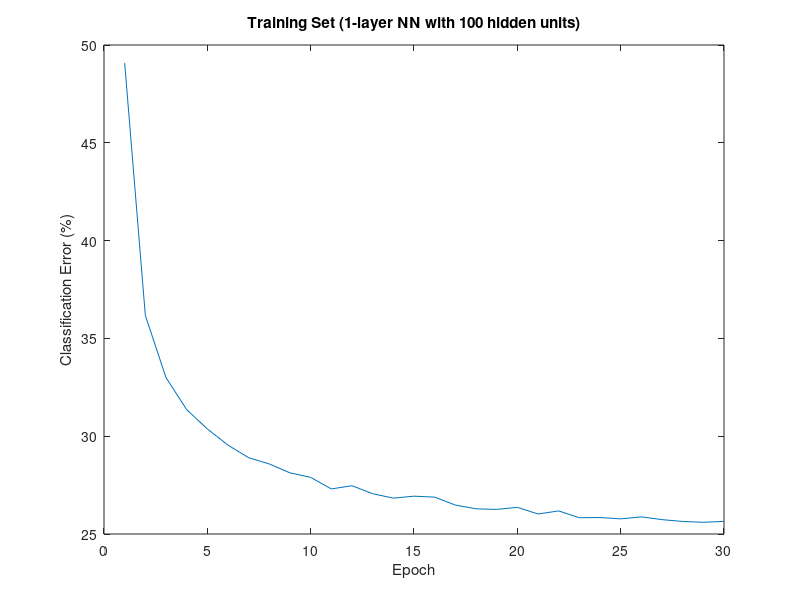
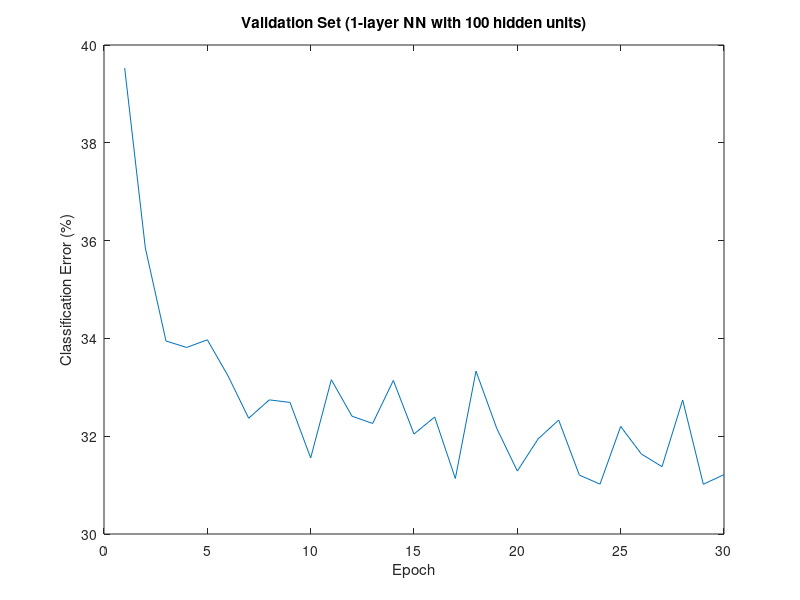
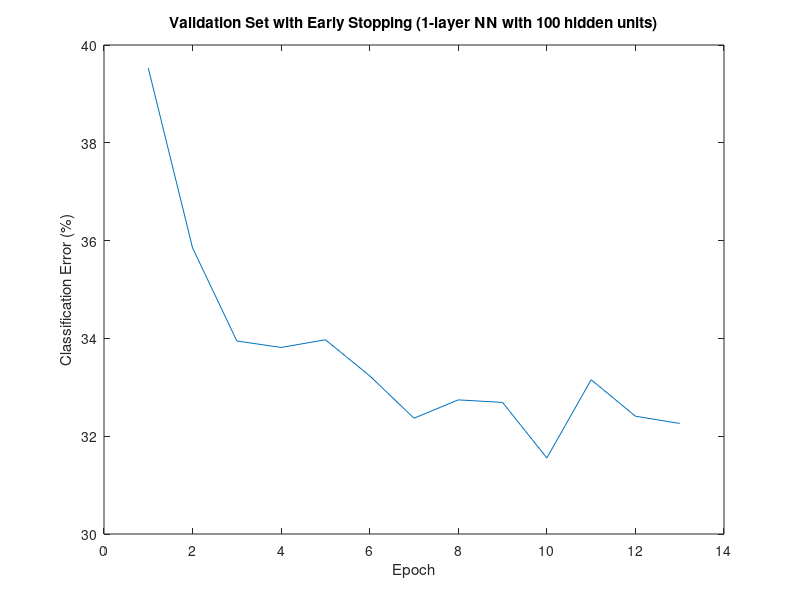
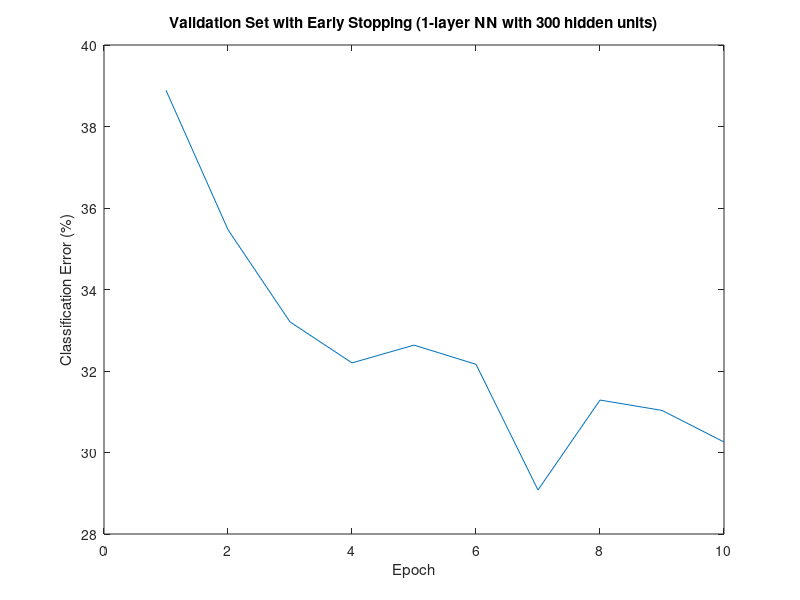

MATLAB code to generate these figures, in order:
clc;
clear;
close all;

C =[49.076
36.175
32.995
31.358
30.372
29.544
28.900
28.581
28.125
27.896
27.305
27.468
27.059
26.833
26.934
26.885
26.479
26.288
26.258
26.364
26.022
26.180
25.831
25.842
25.774
25.876
25.735
25.642
25.598
25.646];
E = 1:30;
figure(1)
plot(E,C);
xlabel('Epoch');
ylabel('Classification Error (%)');
title('Training Set (1-layer NN with 100 hidden units)');

C=[39.529
35.850
33.947
33.815
33.972
33.235
32.368
32.743
32.691
31.555
33.155
32.409
32.261
33.140
32.044
32.393
31.135
33.330
32.164
31.287
31.942
32.331
31.205
31.020
32.199
31.637
31.377
32.741
31.017
31.215];
figure(2)
plot(E,C);
xlabel('Epoch');
ylabel('Classification Error (%)');
title('Validation Set (1-layer NN with 100 hidden units)');

C=[39.529
35.850
33.947
33.815
33.972
33.235
32.368
32.743
32.691
31.555
33.155
32.409
32.261];
figure(3)
E=1:size(C,1);
plot(E,C);
xlabel('Epoch');
ylabel('Classification Error (%)');
title('Validation Set with Early Stopping (1-layer NN with 100 hidden units)');

C=[38.889
35.468
33.205
32.199
32.635
32.164
29.080
31.287
31.033
30.258];
figure(4)
E=1:size(C,1);
plot(E,C);
xlabel('Epoch');
ylabel('Classification Error (%)');
title('Validation Set with Early Stopping (1-layer NN with 300 hidden units)');

C=[41.397
35.540
33.318
31.254
31.971
32.955
28.400
29.219
29.694
29.244];
figure(5)
E=1:size(C,1);
plot(E,C);
xlabel('Epoch');
ylabel('Classification Error (%)');
title('Validation Set with Early Stopping (1-layer NN with 500 hidden units)');

C=[49.616
40.130
34.984
32.750
32.091
29.447
28.900
27.419
29.150
28.110
27.102
26.795
26.494
26.675
26.857
26.834];
figure(6)
E=1:size(C,1);
plot(E,C);
xlabel('Epoch');
ylabel('Classification Error (%)');
title('Validation Set with Early Stopping (2-layer NN with 300 hidden units)');
